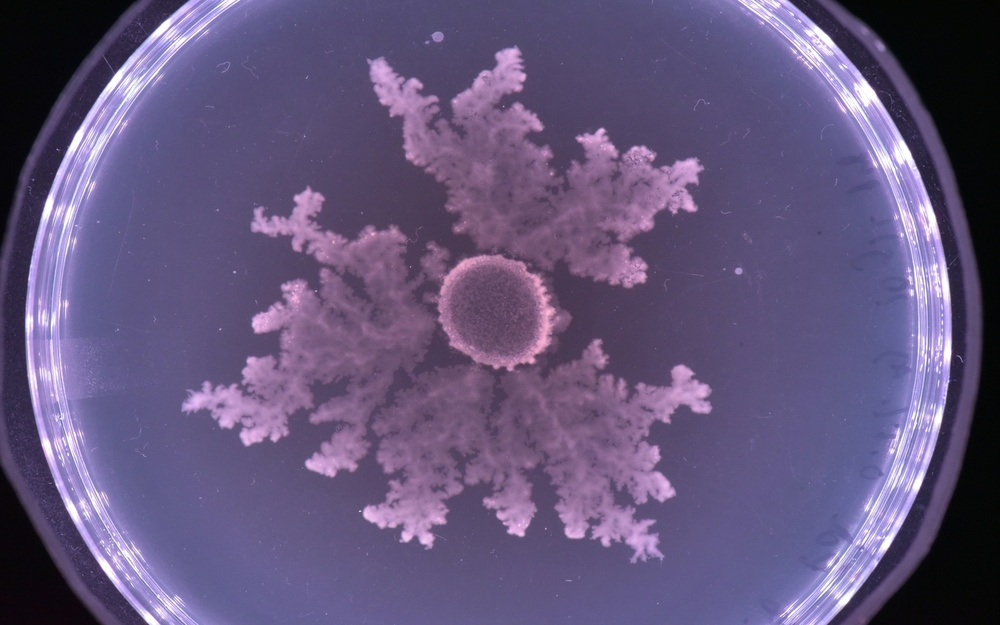
//> input picture CannyContourDetection/CannyContourDetection/bacteria.jpg, 1000 x 625 px, shrunk from 1440 x 900 before the run
$ ./CannyContourDetection bacteria.jpg   (built with g++ and OpenCV 4)
//> lines starting //> are read from the running program, lines starting //| are printed output that depends on the picture; after the words box and inside, x2 and y2 are one past the last pixel; in counts of white or black regions, pixels touching at a corner belong together
#include "opencv2/imgcodecs.hpp"
#include "opencv2/highgui.hpp"
#include "opencv2/imgproc.hpp"
#include <iostream>

using namespace cv;

Mat src_gray; // our image to detect contours on in grayscale
int thresh = 100;

static void threshold_callback(int, void*)
{
	Mat canny_output;
	Canny(src_gray, canny_output, thresh, thresh * 2);

	std::vector<std::vector<Point>> contours;
	std::vector<Vec4i> hierarchy;
	findContours(canny_output, contours, hierarchy, RETR_TREE, CHAIN_APPROX_SIMPLE);

	Mat drawing = Mat::zeros(canny_output.size(), CV_8UC3);
	for (size_t i = 0; i < contours.size(); i++)
	{
		drawContours(drawing, contours, (int)i, Scalar(255, 255, 255), 1, LINE_8, hierarchy, 0);
	}

	imshow("Contours", drawing);
}

int main(int argc, char** argv)
{
	Mat src = imread(samples::findFile("bacteria.jpg"), IMREAD_COLOR);
//> src is the input picture: 625 rows x 1000 cols, CV_8UC3; mean B, G, R 124.5, 86.1, 99.7

	if (src.empty())
	{
		std::cout << "Could not open or find the image!\n" << std::endl;
		std::cout << "Usage: " << argv[0] << " <Input image>" << std::endl;
		return -1;
	}

	cvtColor(src, src_gray, COLOR_BGR2GRAY);
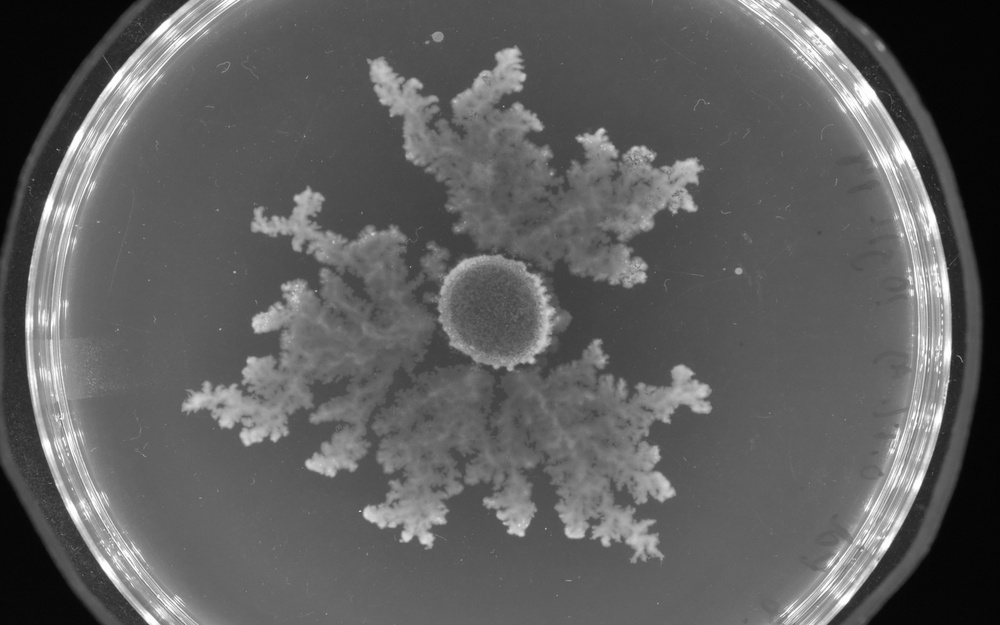
//> src_gray: 625 rows x 1000 cols, CV_8UC1; min 3, max 255, mean 94.5
	blur(src_gray, src_gray, Size(3, 3));

	const char* source_window = "Source";
	namedWindow(source_window);
	imshow(source_window, src);

	const int max_thresh = 255;
	createTrackbar("Canny threshold: ", source_window, &thresh, max_thresh, threshold_callback);
	threshold_callback(0, 0);
//> in threshold_callback, `Canny(src_gray, canny_output, thresh, thresh * 2);`:
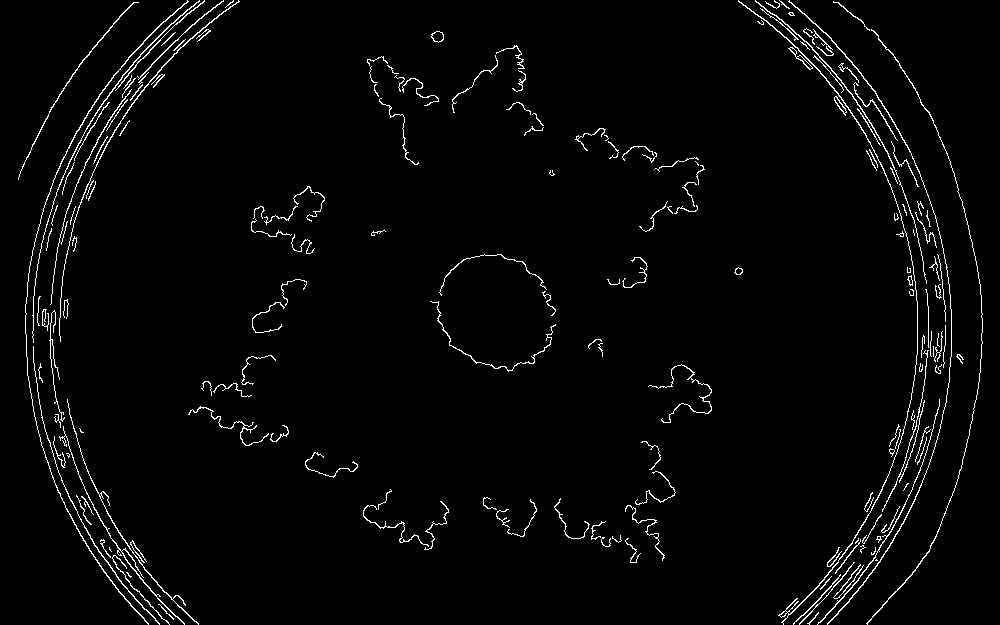
//> canny_output: 625 rows x 1000 cols, CV_8UC1; 2.5% white in thin lines or dots
//> in threshold_callback, `findContours(canny_output, contours, hierarchy, RETR_TREE, CHAIN_APPRO..`: contours = 204 contours, 144 with area under 20; largest, box (x1, y1, x2, y2) and area: (738, 0, 918, 625) 271, (25, 0, 189, 625) 218, (788, 0, 952, 625) 217, (59, 0, 240, 342) 135, (755, 0, 927, 284) 134
//> after the loop in threshold_callback, `for (size_t i = 0; i < contours.size(); i++)`: drawing: 625 rows x 1000 cols, CV_8UC3; 2.5% white in thin lines or dots

	waitKey();
	return 0;
}
